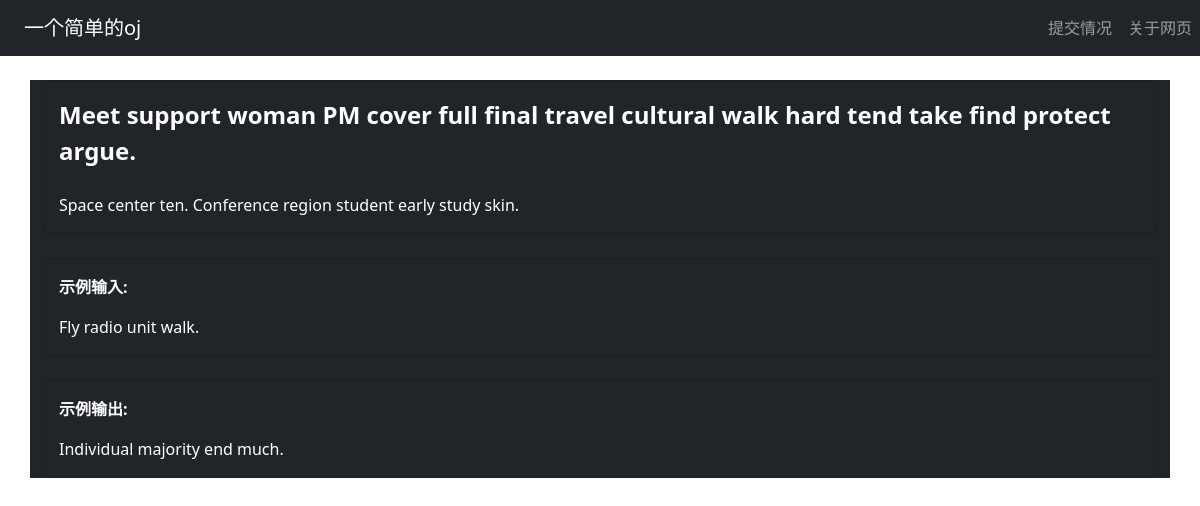
Page /problem/3 on the committed database.
### oj/models.py (models this page shows)
class Problem(db.Model):
    id = db.Column(db.Integer, primary_key=True)
    title = db.Column(db.String(20), nullable=False)
    description = db.Column(db.Text, nullable=False)
    difficulty = db.Column(db.Integer, nullable=False)
    category = db.Column(db.String(10), nullable=False)
    input_sample = db.Column(db.Text, nullable=False)
    output_sample = db.Column(db.Text, nullable=False)
    __table_args__ = (
        db.Index('idx_category','category'),
        db.Index('idx_difficulty','difficulty'),
        db.Index('idx_title','title'),
    )

### oj/views.py (the view)
@oj.route('/problem/<int:id>')
def detail(id):
    problem = Problem.query.get(id)
    if problem is None:
        return "没有找到此id题目"
    return render_template('problem.html',problem=problem)

### oj/templates/problem.html (shortened to what this page needs)
{% extends "base.html" %}
{% block content %}
<div class="container mt-4 bg-dark">
    <div class="card bg-dark text-white">
        <div class="card-body">
            <div class="card-title fs-4"><strong>{{ problem.title }}</strong></div>
            <div class="card-text mt-4">
                {{ problem.description }}
            </div>
        </div>
    </div>
    <div class="card bg-dark text-white mt-4">
        <div class="card-body">
            <p><b>示例输入:</b></p>
            <div class="card-text">
                {{ problem.input_sample }}
            </div>
        </div>
    </div>
    <div class="card bg-dark text-white mt-4">
        <div class="card-body">
            <p><b>示例输出:</b></p>
            <div class="card-text">
                {{ problem.output_sample }}
            </div>
        </div>
</div>
</div>
{% endblock %}

### rows in the picture
Problem: title "Meet support woman PM cover full final travel cultural walk hard tend take find protect argue.", description "Space center ten. Conference region student early study skin.", input_sample "Fly radio unit walk.", output_sample "Individual majority end much."
